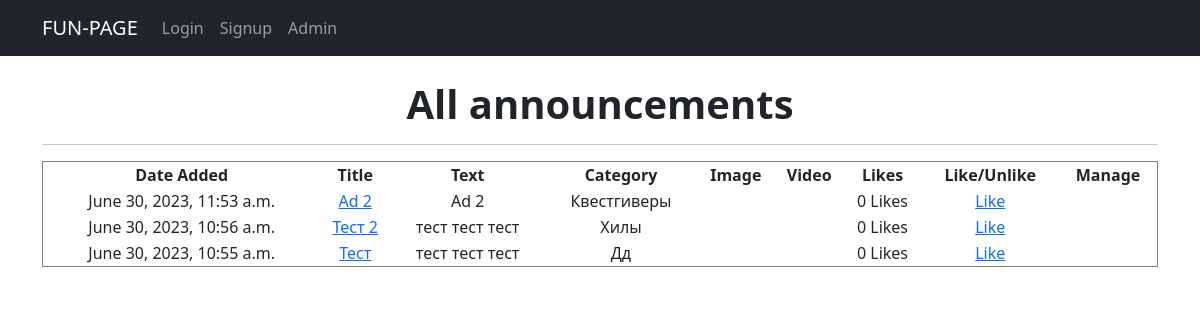
/ads/, run on the app's committed database.
### fun/models.py (models this page shows, shortened)
class Announcement(models.Model):
    title = models.CharField(max_length=100)
    text = models.TextField()
    category = models.ForeignKey(Category, on_delete=models.CASCADE)
    author = models.ForeignKey(User, default=1, on_delete=models.CASCADE)
    date_added = models.DateTimeField(auto_now_add=True)
    image = models.ImageField(upload_to='images/', null=True, blank=True)
    video = models.FileField(upload_to='videos/', null=True, blank=True)
    likes = models.ManyToManyField(User, related_name="ad_like", blank=True)
    comments = models.ManyToManyField(Comment, related_name="commented_on", blank=True)
    def likes_number(self):
        return self.likes.count()

class Category(models.Model):
    name = models.CharField(max_length=20, unique=True)
    def __str__(self):
        return f'{self.name.title()}'

### fun/views.py (the view)
# urls.py: path('ads/', AdList.as_view(), name='ads'),
class AdList(ListView):
    model = Announcement
    ordering = ['-date_added']
    paginate_by = 10
    template_name = 'ads.html'
    context_object_name = 'ads'
    def ads(request):
        ads = Announcement.objects.all()
        context = {'ads': ads}
        return render(request, 'ads.html', context)

### templates/ads.html (shortened to what this page needs)
{% extends 'flatpages/default.html' %}
{% block content %}
<h1><b> All announcements </b></h1>
<hr>
    {% if ads %}
        <table border="1" style="border-collapse: collapse; width: 100%; height: 36px;">
  <thead>
    <tr>
      <th>Date Added</th>
      <th>Title</th>
      <th>Text</th>
      <th>Category</th>
      <th>Image</th>
      <th>Video</th>
      <th> Likes </th>
      <th> Like/Unlike </th>
      <th> Manage </th>
    </tr>
  </thead>
  <tbody>
    {% for announcement in ads %}
      <tr>
        <td>{{ announcement.date_added }}</td>
        <td><a href="{% url 'ad' announcement.pk %}">{{ announcement.title|truncatechars:30 }}</a> </td>
        <td>{{ announcement.text|truncatechars:15 }}</td>
        <td>{{ announcement.category }}</td>
        <td>
        </td>
        <td>
           </td>
        <td>{{ announcement.likes_number }} Likes </td>
                  <td>
                    {% if user in announcement.likes.all %}
                  <a href ="{% url 'ad_like' announcement.id%}"> Unlike</a>
                  {% else %}
                  <a href ="{% url 'ad_like' announcement.id%}"> Like</a>
                      {% endif %}
                  </td>
              <td>
              </td>
      </tr>
    {% endfor %}
  </tbody>
</table>
    {% else %}
        <h2> No announcements </h2>
    {% endif %}
{% endblock content %}

### data on the page
Announcement: date_added "June 30, 2023, 11:53 a.m.", title "Ad 2", text "Ad 2", category "Квестгиверы", likes_number "0", shows "Like"
Announcement: date_added "June 30, 2023, 10:56 a.m.", title "Тест 2", text "тест тест тест", category "Хилы", likes_number "0", shows "Like"
Announcement: date_added "June 30, 2023, 10:55 a.m.", title "Тест", text "тест тест тест", category "Дд", likes_number "0", shows "Like"
